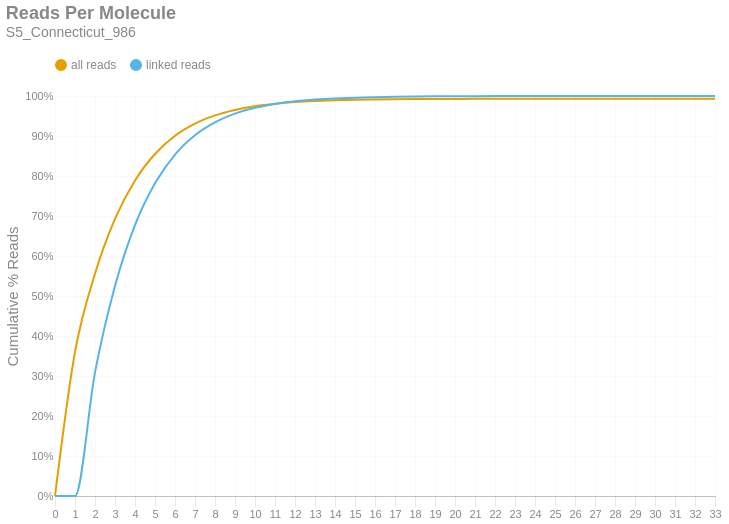

Source (notebook cell):
### Markdown cell above
### Reads per Molecule
This chart shows the cumulative distribution of the number of reads per linked molecule. That is, how many alignments are associated with a unique molecule. This excludes the number of reads associated with invalid or absent linked-read barcodes. The `linked` histogram is the percentages recalculated when disregarding singletons.

### Code cell
if SKIPLR:
    print_html(f"Skipped")
else:
    counts = np.bincount(valids['reads'].cast(pl.Int64).to_numpy())
    weighted = counts * np.arange(len(counts))
    all_perc = weighted / n_reads
    linked_perc = weighted / n_linked_reads
    linked_perc[1] = 0
    binned_df = pl.DataFrame({
        'readsper': list(range(len(counts))),
        'all reads (cumsum)': np.cumsum(all_perc).tolist(),
        'linked reads (cumsum)': np.cumsum(linked_perc).tolist(),
    })

    with SafeRender(binned_df):
        (
            density_plot(binned_df, 'Reads Per Molecule', samplename, 'readspmol')
            .encode(
                x=alt.X('readsper:O', title=None).axis(labelAngle=0).scale(padding=0),
                y=alt.Y('value:Q', title='Cumulative % Reads').axis(format='%').stack(False),
                color=alt.Color("key:N").scale(domain=["all reads", "linked reads"]),
                tooltip=[
                    alt.Tooltip("key:N", title="Data Type"),
                    alt.Tooltip("readsper:O", title="Reads Per Molecule"),
                    alt.Tooltip("value:Q", format=".2%", title="% Reads (Cum.)")
                ]            
            )
        ).display()

### Figure 1 — Vega-Lite specification as saved in the notebook (floating-point values rounded to 4 significant figures)
{"width": "container", "height": 400, "config": {"title": {"anchor": "start", "dy": -15, "fontSize": 18, "color": "#888888", "subtitleColor": "#888888", "subtitleFontSize": 14}, "arc": {"fill": "#0072B2"}, "axis": {"domainColor": "#888888", "domainWidth": 0.5, "gridWidth": 0.2, "grid": false, "titleFontWeight": 400, "titleFontSize": 15, "labelFontSize": 11, "labelColor": "#888888", "tickColor": "#888888", "tickWidth": 0.2, "titleColor": "#888888"}, "axisBand": {"grid": false}, "axisX": {"grid": true, "tickSize": 10, "domainCap": "round"}, "axisY": {"domain": false, "grid": true, "tickSize": 0, "domainCap": "round"}, "background": "transparent", "header": {"labelFontSize": 15, "labelColor": "#888888", "titleFontSize": 15, "titleFontWeight": 600, "titleColor": "#888888"}, "legend": {"labelFont": "sans-serif", "labelFontSize": 12, "labelColor": "#888888", "symbolSize": 100, "symbolType": "circle", "titleFontSize": 12, "titlePadding": 10, "titleColor": "#888888", "title": null, "orient": "top"}, "range": {"category": ["#E69F00", "#56B4E9", "#009E73", "#F0E442", "#0072B2", "#D55E00", "#CC79A7", "#000000"], "diverging": ["#cfe8f3", "#a2d4ec", "#73bfe2", "#46abdb", "#1696d2", "#12719e"]}, "area": {"fill": "#0072B2", "fillOpacity": 0.7, "line": true, "strokeOpacity": 0.7}, "line": {"color": "#0072B2", "stroke": "#0072B2", "strokeWidth": 2}, "trail": {"color": "#0072B2", "stroke": "#0072B2", "strokeWidth": 0, "size": 1}, "point": {"filled": true, "fillOpacity": 1.0, "size": 95}, "text": {"color": "#888888", "fontSize": 11, "align": "right", "fontWeight": 400, "size": 11}, "bar": {"fill": "#0072B2", "stroke": null}, "view": {"stroke": null, "continuousWidth": 660, "continuousHeight": 400}}, "data": {"name": "data-4673796d29917fe9cfcf8484b4901aa7"}, "mark": {"type": "line", "interpolate": "monotone", "point": {"opacity": 0, "size": 275}}, "encoding": {"color": {"field": "key", "scale": {"domain": ["all reads", "linked reads"]}, "type": "nominal"}, "tooltip": [{"field": "key", "title": "Data Type", "type": "nominal"}, {"field": "readsper", "title": "Reads Per Molecule", "type": "ordinal"}, {"field": "value", "format": ".2%", "title": "% Reads (Cum.)", "type": "quantitative"}], "x": {"axis": {"labelAngle": 0}, "field": "readsper", "scale": {"padding": 0}, "title": null, "type": "ordinal"}, "y": {"axis": {"format": "%"}, "field": "value", "stack": false, "title": "Cumulative % Reads", "type": "quantitative"}}, "params": [{"name": "param_c36ac31b6afebe62", "select": {"type": "point", "fields": ["key"]}, "bind": "legend"}], "title": {"text": "Reads Per Molecule", "subtitle": "S5_Connecticut_986"}, "transform": [{"fold": ["all reads (cumsum)", "linked reads (cumsum)"]}, {"calculate": "replace(datum.key, ' (cumsum)', '')", "as": "key"}, {"filter": {"param": "param_c36ac31b6afebe62"}}], "usermeta": {"embedOptions": {"downloadFileName": "S5_Connecticut_986.readspmol"}}, "$schema": "https://vega.github.io/schema/vega-lite/v6.1.0.json", "datasets": {"data-4673796d29917fe9cfcf8484b4901aa7": [{"readsper": 0, "all reads (cumsum)": 0.0, "linked reads (cumsum)": 0.0}, {"readsper": 1, "all reads (cumsum)": 0.3602, "linked reads (cumsum)": 0.0}, {"readsper": 2, "all reads (cumsum)": 0.5558, "linked reads (cumsum)": 0.3089}, {"readsper": 3, "all reads (cumsum)": 0.6926, "linked reads (cumsum)": 0.5252}, {"readsper": 4, "all reads (cumsum)": 0.7889, "linked reads (cumsum)": 0.6773}, {"readsper": 5, "all reads (cumsum)": 0.8549, "linked reads (cumsum)": 0.7817}, {"readsper": 6, "all reads (cumsum)": 0.9005, "linked reads (cumsum)": 0.8537}, {"readsper": 7, "all reads (cumsum)": 0.9311, "linked reads (cumsum)": 0.902}, {"readsper": 8, "all reads (cumsum)": 0.9514, "linked reads (cumsum)": 0.9341}, {"readsper": 9, "all reads (cumsum)": 0.9652, "linked reads (cumsum)": 0.9559}, {"readsper": 10, "all reads (cumsum)": 0.9744, "linked reads (cumsum)": 0.9705}, {"readsper": 11, "all reads (cumsum)": 0.9806, "linked reads (cumsum)": 0.9802}, {"readsper": 12, "all reads (cumsum)": 0.9847, "linked reads (cumsum)": 0.9867}, {"readsper": 13, "all reads (cumsum)": 0.9874, "linked reads (cumsum)": 0.991}, {"readsper": 14, "all reads (cumsum)": 0.9892, "linked reads (cumsum)": 0.9939}, {"readsper": 15, "all reads (cumsum)": 0.9905, "linked reads (cumsum)": 0.9959}, {"readsper": 16, "all reads (cumsum)": 0.9913, "linked reads (cumsum)": 0.9971}, {"readsper": 17, "all reads (cumsum)": 0.9919, "linked reads (cumsum)": 0.9981}, {"readsper": 18, "all reads (cumsum)": 0.9923, "linked reads (cumsum)": 0.9987}, {"readsper": 19, "all reads (cumsum)": 0.9926, "linked reads (cumsum)": 0.9991}, {"readsper": 20, "all reads (cumsum)": 0.9927, "linked reads (cumsum)": 0.9994}, {"readsper": 21, "all reads (cumsum)": 0.9928, "linked reads (cumsum)": 0.9996}, {"readsper": 22, "all reads (cumsum)": 0.9929, "linked reads (cumsum)": 0.9997}, {"readsper": 23, "all reads (cumsum)": 0.993, "linked reads (cumsum)": 0.9998}, {"readsper": 24, "all reads (cumsum)": 0.993, "linked reads (cumsum)": 0.9998}, {"readsper": 25, "all reads (cumsum)": 0.993, "linked reads (cumsum)": 0.9999}, {"readsper": 26, "all reads (cumsum)": 0.9931, "linked reads (cumsum)": 0.9999}, {"readsper": 27, "all reads (cumsum)": 0.9931, "linked reads (cumsum)": 0.9999}, {"readsper": 28, "all reads (cumsum)": 0.9931, "linked reads (cumsum)": 1.0}, {"readsper": 29, "all reads (cumsum)": 0.9931, "linked reads (cumsum)": 1.0}, {"readsper": 30, "all reads (cumsum)": 0.9931, "linked reads (cumsum)": 1.0}, {"readsper": 31, "all reads (cumsum)": 0.9931, "linked reads (cumsum)": 1.0}, {"readsper": 32, "all reads (cumsum)": 0.9931, "linked reads (cumsum)": 1.0}, {"readsper": 33, "all reads (cumsum)": 0.9931, "linked reads (cumsum)": 1.0}]}}
